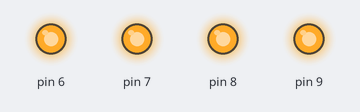
A sketch run on a simulated Arduino Uno, built with avr-gcc and run on an emulated ATmega328P. On the bench: output pins drawn as LEDs (lit = HIGH).

Above: at 2.0 s.
At 6.0 s:
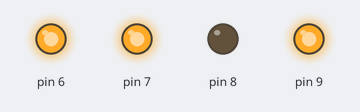
Timing chart, 0 to 10.4 s (numbered marks = the images above):
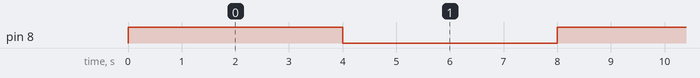

The sketch:

karte1.ino
```cpp
void setup() {
  // put your setup code here, to run once:
    pinMode(9, OUTPUT);
    pinMode(7, OUTPUT);
    pinMode(8, OUTPUT);
    pinMode(6, OUTPUT);

    digitalWrite(9, HIGH);
    digitalWrite(6, HIGH);
    digitalWrite(7, HIGH);

}

void loop() {
  // put your main code here, to run repeatedly:
  digitalWrite(8, HIGH);
  delay(4000);
  digitalWrite(8, LOW);
  delay(4000);
}
//PIN 9: LED Grün rechts
//PIN 6: Grün links
//PIN 7: Gelb Mitte
//PIN8: rot
```

Measured:
- by itself, pin 8: alternates HIGH for 4.0 s and LOW for 4.0 s
